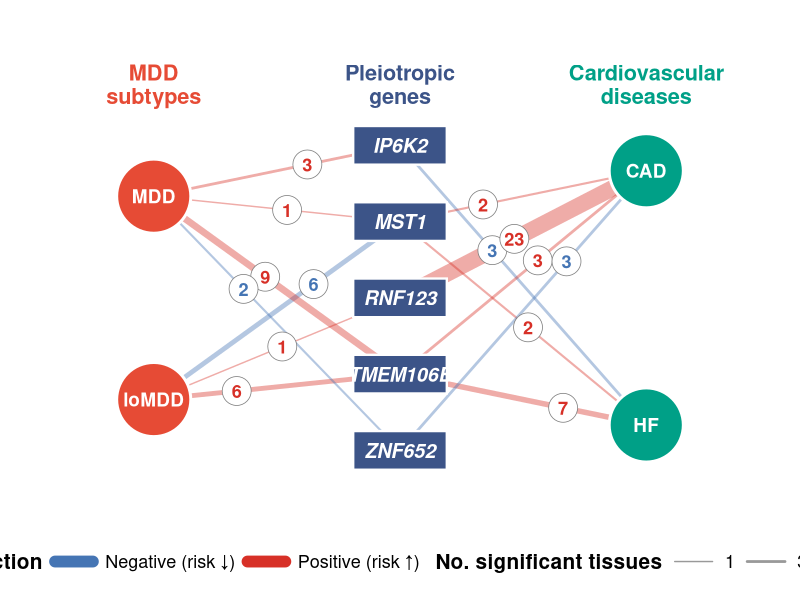
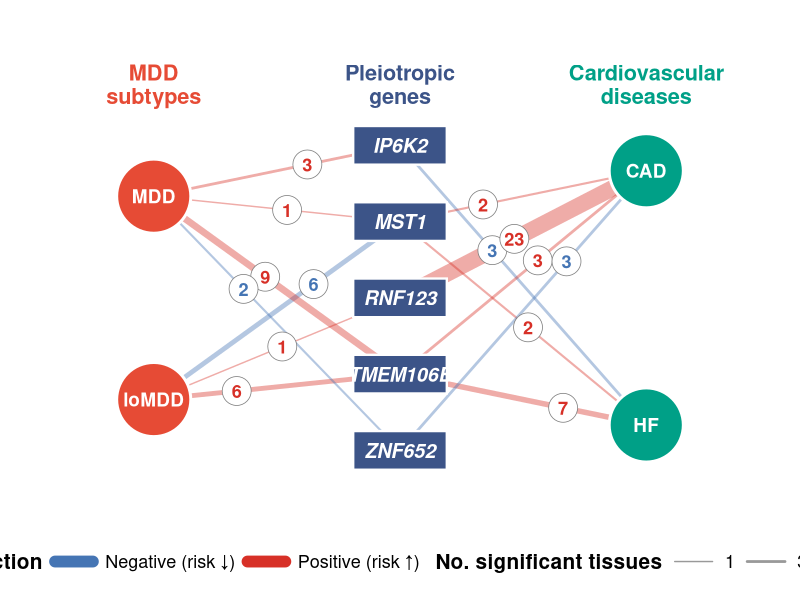

Here is the R script that generated these plots, in order:
# =============================================================================
# Figure | SMR pleiotropic gene network
# =============================================================================
# Network diagram linking MDD subtypes (left) to pleiotropic genes
# (centre) to cardiovascular diseases (right). Edge thickness encodes the
# number of tissues in which the SMR association was significant; edge colour
# encodes the direction of the SMR effect.
#
# This script is self-contained: the edges below are the published SMR
# results. Only public packages are required.
#   install.packages(c("ggplot2", "dplyr"))
# =============================================================================

library(ggplot2)
library(dplyr)

OUT_DIR <- "results/figures"
dir.create(OUT_DIR, recursive = TRUE, showWarnings = FALSE)

# ---- 1. Edge data (gene -- trait associations) ------------------------------
edges <- data.frame(
  gene = c(
    "IP6K2","IP6K2",
    "MST1","MST1","MST1","MST1",
    "RNF123","RNF123",
    "TMEM106B","TMEM106B","TMEM106B","TMEM106B",
    "ZNF652","ZNF652"
  ),
  trait = c(
    "HF","MDD",
    "CAD","HF","MDD","loMDD",
    "CAD","loMDD",
    "CAD","HF","MDD","loMDD",
    "CAD","MDD"
  ),
  n_tissues = c(
    3,3,
    2,2,1,6,
    23,1,
    3,7,9,6,
    3,2
  ),
  direction = c(
    "-","+",
    "+","+","+","-",
    "+","+",
    "+","+","+","+",
    "-","-"
  ),
  stringsAsFactors = FALSE
)
# ---- 2. Node coordinates (symmetric about y = 0) ----------------------------
MDD_nodes <- data.frame(
  name = c("MDD", "loMDD"),
  x = rep(0, 2),
  y = seq(2, -2, length.out = 2),
  type = rep("MDD", 2),
  stringsAsFactors = FALSE
)

gene_list <- c("IP6K2", "MST1", "RNF123", "TMEM106B", "ZNF652")
gene_nodes <- data.frame(
  name = gene_list, x = 5,
  y = seq(3, -3, length.out = length(gene_list)),
  type = "gene", stringsAsFactors = FALSE)

cvd_list <- c("CAD",  "HF")
cvd_nodes <- data.frame(
  name = cvd_list, x = 10,
  y = seq(2.5, -2.5, length.out = length(cvd_list)),
  type = "cvd", stringsAsFactors = FALSE)

all_nodes <- bind_rows(MDD_nodes, gene_nodes, cvd_nodes)

# ---- 3. Edge coordinates, with label positions spread to avoid overlap ------
edge_coords <- edges %>%
  left_join(gene_nodes %>% select(name, x, y), by = c("gene" = "name")) %>%
  rename(x_gene = x, y_gene = y) %>%
  left_join(all_nodes %>% select(name, x, y), by = c("trait" = "name")) %>%
  rename(x_trait = x, y_trait = y)

set.seed(42)   # fixed seed -> reproducible label placement
edge_coords <- edge_coords %>%
  group_by(trait) %>%
  mutate(base_ratio = if (n() == 1) 0.5 else seq(0.35, 0.65, length.out = n())) %>%
  ungroup() %>%
  mutate(ratio = base_ratio + runif(n(), min = -0.03, max = 0.03))

edge_coords$lbl_x <- with(edge_coords, x_gene * (1 - ratio) + x_trait * ratio)
edge_coords$lbl_y <- with(edge_coords, y_gene * (1 - ratio) + y_trait * ratio)

# ---- 4. Colours -------------------------------------------------------------
dir_colors <- c("+" = "#D73027", "-" = "#4575B4")

# ---- 5. Plot ----------------------------------------------------------------
p <- ggplot() +
  # connecting lines
  geom_segment(data = edge_coords,
               aes(x = x_gene, y = y_gene, xend = x_trait, yend = y_trait,
                   colour = direction, linewidth = n_tissues),
               alpha = 0.40, lineend = "round") +
  scale_colour_manual(values = dir_colors, name = "SMR effect direction",
                      labels = c("+" = "Positive (risk \u2191)",
                                 "-" = "Negative (risk \u2193)")) +
  scale_linewidth_continuous(range = c(0.5, 5.5),
                             name = "No. significant tissues",
                             breaks = c(1, 3, 8, 17)) +
  # tissue-count badge on each edge
  geom_point(data = edge_coords, aes(x = lbl_x, y = lbl_y),
             shape = 21, size = 9.5, fill = "white",
             colour = "grey50", stroke = 0.4) +
  geom_text(data = edge_coords,
            aes(x = lbl_x, y = lbl_y, label = n_tissues, colour = direction),
            size = 4.6, fontface = "bold", show.legend = FALSE) +
  # MDD nodes (circles)
  geom_point(data = MDD_nodes, aes(x = x, y = y),
             shape = 21, size = 24, fill = "#E64B35",
             colour = "white", stroke = 1.5) +
  geom_text(data = MDD_nodes, aes(x = x, y = y, label = name),
            colour = "white", size = 4.8, fontface = "bold") +
  # gene nodes (rectangles)
  geom_rect(data = gene_nodes,
            aes(xmin = x - 0.95, xmax = x + 0.95,
                ymin = y - 0.38, ymax = y + 0.38),
            fill = "#3C5488", colour = "white", linewidth = 0.8) +
  geom_text(data = gene_nodes, aes(x = x, y = y, label = name),
            colour = "white", size = 5.0, fontface = "bold.italic") +
  # cardiovascular disease nodes (circles)
  geom_point(data = cvd_nodes, aes(x = x, y = y),
             shape = 21, size = 24, fill = "#00A087",
             colour = "white", stroke = 1.5) +
  geom_text(data = cvd_nodes, aes(x = x, y = y, label = name),
            colour = "white", size = 4.8, fontface = "bold") +
  # column headers
  annotate("text", x = 0, y = max(all_nodes$y) + 1.2,
           label = "MDD\nsubtypes", size = 5.5, fontface = "bold",
           colour = "#E64B35", lineheight = 0.9) +
  annotate("text", x = 5, y = max(all_nodes$y) + 1.2,
           label = "Pleiotropic\ngenes", size = 5.5, fontface = "bold",
           colour = "#3C5488", lineheight = 0.9) +
  annotate("text", x = 10, y = max(all_nodes$y) + 1.2,
           label = "Cardiovascular\ndiseases", size = 5.5, fontface = "bold",
           colour = "#00A087", lineheight = 0.9) +
  coord_cartesian(xlim = c(-2, 12),
                  ylim = c(min(all_nodes$y) - 1.0, max(all_nodes$y) + 2.0)) +
  theme_void() +
  theme(
    legend.position = "bottom",
    legend.box = "horizontal",
    legend.title       = element_text(size = 15, face = "bold"),
    legend.text        = element_text(size = 13),
    legend.key.size    = unit(0.9, "cm"),
    legend.key.width   = unit(1.2, "cm"),
    legend.spacing.x   = unit(0.4, "cm"),
    legend.box.spacing = unit(0.5, "cm"),
    plot.margin = margin(15, 15, 15, 15)
  ) +
  guides(
    colour    = guide_legend(order = 1,
                             override.aes = list(linewidth = 4, alpha = 1)),
    linewidth = guide_legend(order = 2)
  )

# ---- 6. Save ----------------------------------------------------------------
ggsave(file.path(OUT_DIR, "Figure_SMR_network.pdf"), p,
       width = 13, height = 9.5, dpi = 300)
ggsave(file.path(OUT_DIR, "Figure_SMR_network.png"), p,
       width = 13, height = 9.5, dpi = 300, bg = "white")

cat("Saved: Figure_SMR_network.pdf / .png in", OUT_DIR, "\n")
